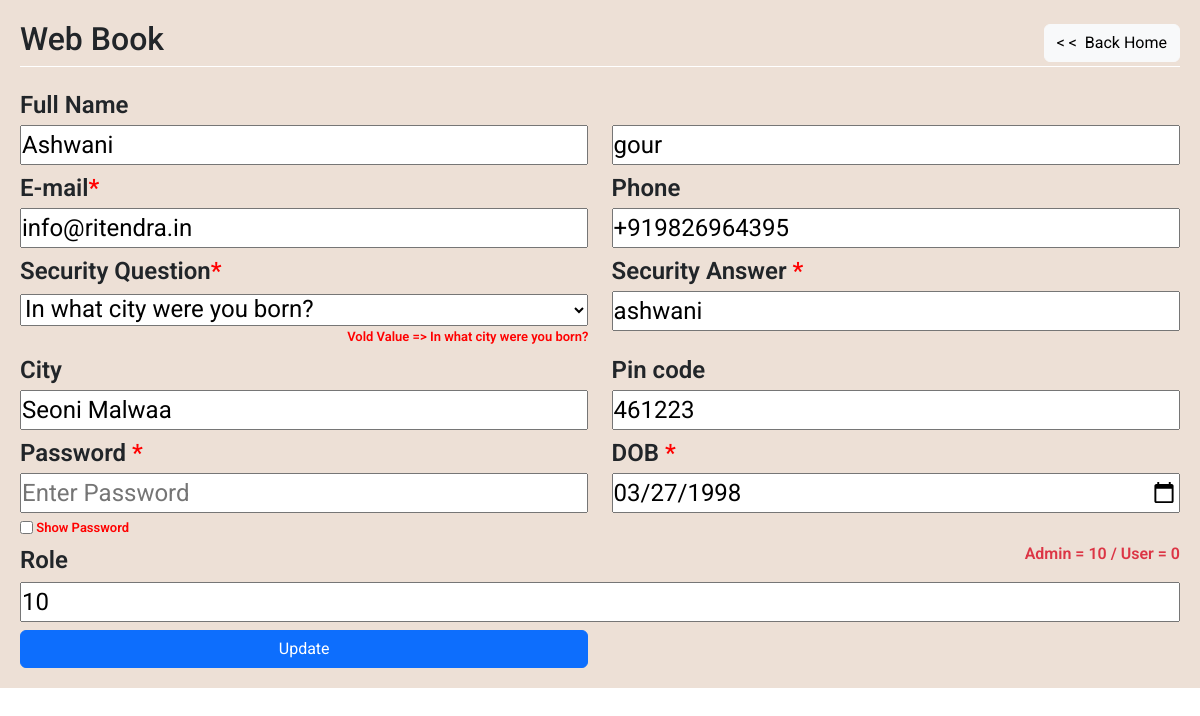
Page /update.php?id=11 on the earlier database version.
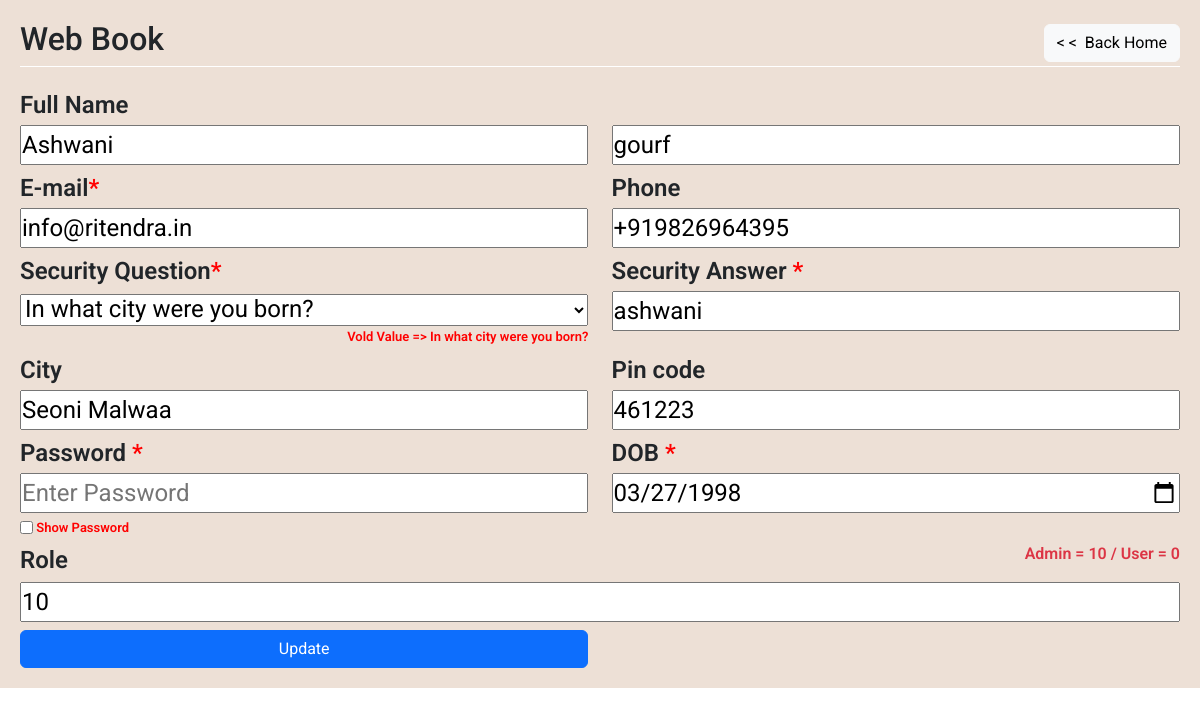
Same page on the later database version.
### tables this page shows
CREATE TABLE `info` (
  `id` int(11) NOT NULL,
  `fname` varchar(255) NOT NULL,
  `lname` varchar(255) NOT NULL,
  `email` varchar(255) NOT NULL,
  `password` varchar(255) NOT NULL,
  `securityquestion` varchar(255) NOT NULL,
  `securityanswer` varchar(255) NOT NULL,
  `birthdate` date NOT NULL,
  `phone` varchar(255) DEFAULT NULL,
  `gender` varchar(255) NOT NULL,
  `pincode` int(11) DEFAULT NULL,
  `location` varchar(255) DEFAULT NULL,
  `role` varchar(255) NOT NULL,
  `updated_by` int(11) NOT NULL,
  `dt` datetime NOT NULL DEFAULT current_timestamp()
);

### db.php (called while the page is built, shortened)
<?php
$db_name = "mysql:host=localhost;dbname=test";
$conn = new PDO($db_name,"root","");
$company_name = $conn->query("SELECT * FROM systemconfig WHERE id='1'")->fetch()['value'];
?>

### update.php (the view, shortened to what this page needs)
<?php
include('db.php');
include('bootstrap.php');
if(!isset($_GET['pf'])){
    $pf= false;
    ?>
    <?php
}
$id = $_GET['id'];
        ?>
        <?php
$sql = $conn->query("SELECT * FROM info where id=".$id."")->fetch();
?>
<!DOCTYPE html>
<html lang="en">
<head>
</head>
<body>
    <div class="main-container">
        <form action="editfile.php?id=<?=$id?>" method="post">
            <div class="titlehead">
            <a href="home.php" style="text-decoration: none;" class="text-dark"><h2><?=$company_name?></h2></a>
                <a href="home.php" class="btn btn-light changedn">< < &nbsp;Back Home</a>
            </div>
			<label for="" class="changedn">Full Name</label>
			<div class="df changedn" style="flex-direction:row!important;">
				<input type="text" name="fname" value="<?=$sql['fname']?>" class="w-50 changedn" placeholder="First Name">
				<input type="text" name="lname" value="<?=$sql['lname']?>" class="w-50 changedn" placeholder="Last Name">
			</div>
            <div class="df">
                <div class="sub-df" >
                    <label for="" class="changedn">E-mail<span style="color:red;">*</span></label>
			        <input type="email" style="width: 100%;"
                     class="changedn" name="email" value="<?=$sql['email']?>" placeholder="E-mail">
                </div>
                <div class="sub-df" >
                    <label for="" class="changedn">Phone</label>
                    <input type="text" class="changedn" style="width: 100%;"
                    name="phone" value="<?=$sql['phone']?>" placeholder="Enter Phone">
                </div>
            </div>
            <div class="df">
                    <div class="sub-df changedn" >
                    <label for="">Security Question<span style="color:red;">*</span></label>
                    <select name="securityquestion" style="width: 100%;" required>
                            <option value="In what city were you born?">In what city were you born?</option>
                    </select>
                    <p style="color:red;margin: 0px;font-size: small;display: flex;justify-content: end;">Vold Value => <?=$sql['securityquestion']?></p>
                </div>
                <div class="sub-df changedn"  >
                    <label for="">Security Answer <span style="color:red;">*</span>&nbsp;</label>
                    <input type="text" name="securityanswer" placeholder="Enter Security Answer"
                    style="width: 100%;" maxlength="12" value="<?=$sql['securityanswer']?>" required>
                </div>
            </div>
            <div class="df">
                <div class="sub-df" >
                    <label for="" class="changedn">City</label>
                    <input type="text" class="changedn" name="location"
                    style="width: 100%;" value="<?=$sql['location']?>" placeholder="City" maxlength="12">
                </div>
                <div class="sub-df changedn" >
                    <label for="">Pin code </label>
                    <input type="text" name="pincode" placeholder="Enter Pin Code"
                    style="width: 100%;" maxlength="6" value="<?=$sql['pincode']?>">
                </div>
            </div>
            <div class="df">
                <div class="sub-df wc" >
                    <label for="" >Password <span style="color:red;">*</span></label>
                    <input type="password" name="password" id="pass" minlength="8"
                    placeholder="Enter Password" style="width: 100%;" required>
                    <div class="sp showpassmode">
                        <input type="checkbox" onclick="validateForm()">
                        <p class="ifp" style="margin-bottom:0px;font-size: small;">&nbsp;Show Password</p>
                    </div>
                </div>
                <div class="sub-df changedn wc" >
                <label for=""> DOB <span style="color:red;">*</span></label>
                    <input type="date" name="birthdate" placeholder="Enter Security Question"
                    style="width: 100%;" max="<?=date('Y-m-d')?>" value="<?=$sql['birthdate']?>" required>
                </div>
            </div>
             <div class="changedn useradminrolecheck">
                <div class="df">
                    <label for="">Role</label>
                    <p class="text-danger text-right" style="font-size: medium;">Admin = 10 / User = 0</p>
                </div>
                <input type="number" name="role" value="<?=$sql['role']?>" style="width: 100%;">
            </div>
            <?php
            if(!$pf){
                $changeandupdate="Update";
            }else{
                $changeandupdate="Change";
            }
            ?>
			<input type="submit" value="<?=$changeandupdate?>" class="mt-2 btn btn-primary w-50">
		</form>
	</div>
</body>
</html>

Differences in the rows shown:
changed info "In what city were you born?": lname "gour" → "gourf"
